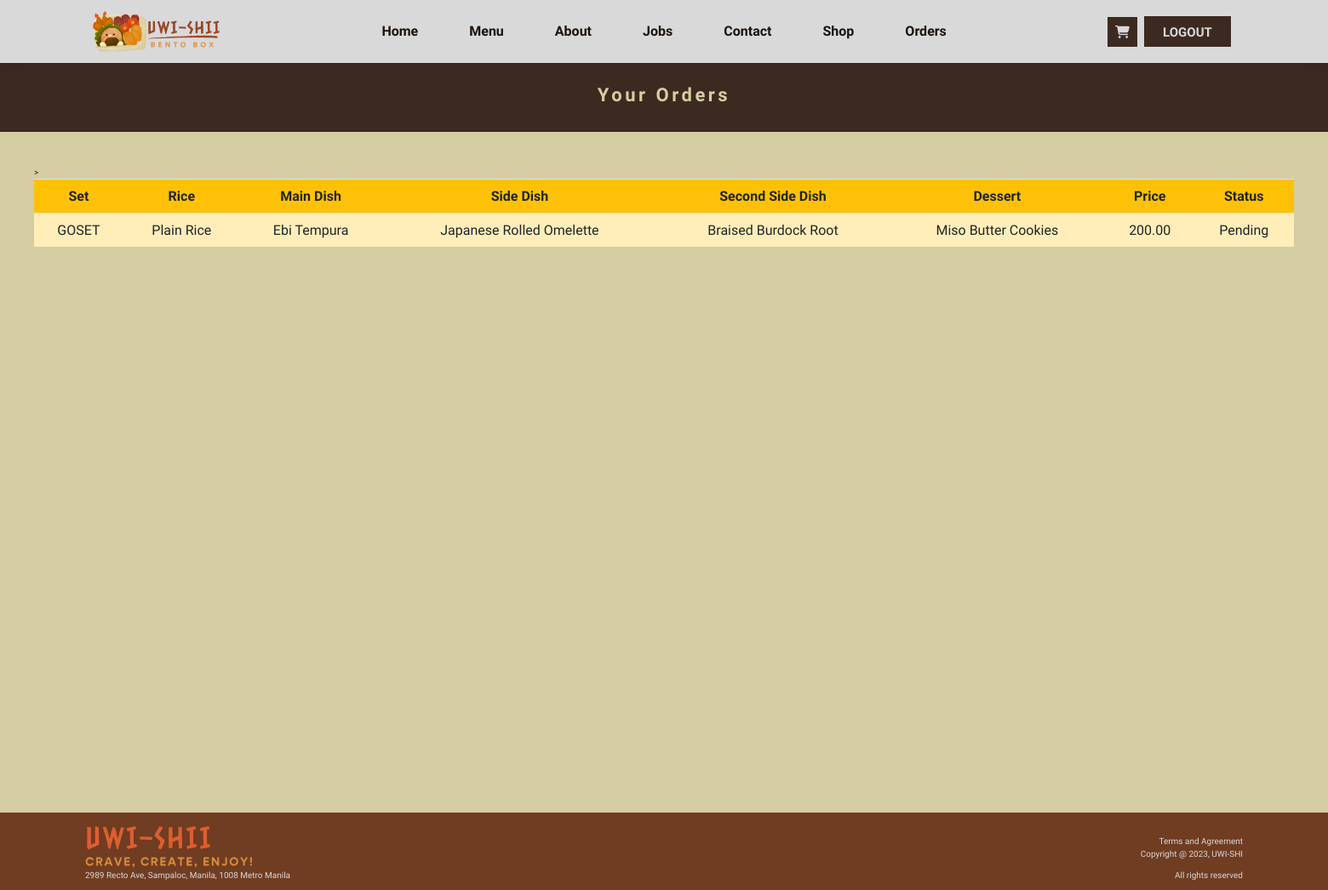
The page /orders (signed in) on the database its author committed.
### app/models.py (models this page shows)
class Status(models.Model):
    user = models.ForeignKey(User, on_delete=models.CASCADE)
    address = models.CharField(max_length=255)
    contact = models.CharField(max_length=15)
    status = models.CharField(max_length=20, choices=(('pending', 'Pending'), ('done', 'Done')))
    set = models.CharField(max_length=15)
    rice = models.CharField(max_length=100)
    main_dish = models.CharField(max_length=100)
    side_dish = models.CharField(max_length=100)
    second_side_dish = models.CharField(max_length=100, blank=True)
    dessert = models.CharField(max_length=100, blank=True)
    price = models.DecimalField(max_digits=10, decimal_places=2)

### app/views.py (the view)
# urls.py: path("orders",views.orders,name="orders"),
def orders(request):
    status = Status.objects.filter(user=request.user)
    return render(request,'app/orders.html', {'status': status})

### app/templates/app/orders.html (shortened to what this page needs)
{% extends 'app/index.html' %}
{% load static %}
{% block main-content %}
    <div id="shop-maintitle">
        <h1 id="shoptitle">Your Orders</h1>
    </div>
    <div class="tablecontainer">
        <div class="orders-main-container">
            <table class="table table-hover">
                <tr class="bg-warning">>
                    <th>Set</th>
                    <th>Rice</th>
                    <th>Main Dish</th>
                    <th>Side Dish</th>
                    <th>Second Side Dish</th>
                    <th>Dessert</th>
                    <th>Price</th>
                    <th>Status</th>
                </tr>
                {% for order in status %}
                <tr>
                    <td class="table-warning">{{ order.set }}</td>
                    <td class="table-warning">{{ order.rice }}</td>
                    <td class="table-warning">{{ order.main_dish }}</td>
                    <td class="table-warning">{{ order.side_dish }}</td>
                    {%if order.set == 'GOSET'%}
                        <td class="table-warning">{{ order.second_side_dish }}</td>
                        <td class="table-warning">{{ order.dessert }}</td>
                    {%elif order.set == 'SANSET'%}
                        <td class="table-warning">None</td>
                        <td class="table-warning">None</td>
                    {%elif order.set == 'YONSET'%}
                        <td class="table-warning">{{ order.second_side_dish }}</td>
                        <td class="table-warning">None</td>
                    {%endif%}
                    <td class="table-warning">{{ order.price }}</td>
                    <td class="table-warning">{{ order.status }}</td>
                </tr>
                {% endfor %}
            </table>
        </div>
    </div>
{% endblock main-content %}

### app/static/app/css/styles.css (style rules this page uses)
* { margin: 0; padding: 0; box-sizing: border-box; outline: none; border: none; font-family: 'Gothic A1', sans-serif; transition: all .2s linear; }
html, body { margin: 0; height: 100%; min-height: 100%; }
html { font-size: 62.5%; overflow-x: hidden; scroll-behavior: smooth; scroll-padding-top: 7rem; }
body { display: flex; flex-direction: column; }
#shop-maintitle { background-color: #3C2A21; padding: 25px; width: 100%; }
#shop-maintitle h1 { color: #D5CEA3; text-align: center; font-size: 22px; font-weight: 700; justify-self: center; letter-spacing: 3.5px; }
.tablecontainer { padding: 40px; min-height: 800px; background-color: #D5CEA3; }
table tr th { font-size: 16px; text-align: center; }
table tr td { font-size: 16px; text-align: center; }

### rows shown on the page
Status: set "GOSET", rice "Plain Rice", main_dish "Ebi Tempura", side_dish "Japanese Rolled Omelette", second_side_dish "Braised Burdock Root", dessert "Miso Butter Cookies", price "200.00", status "Pending"
